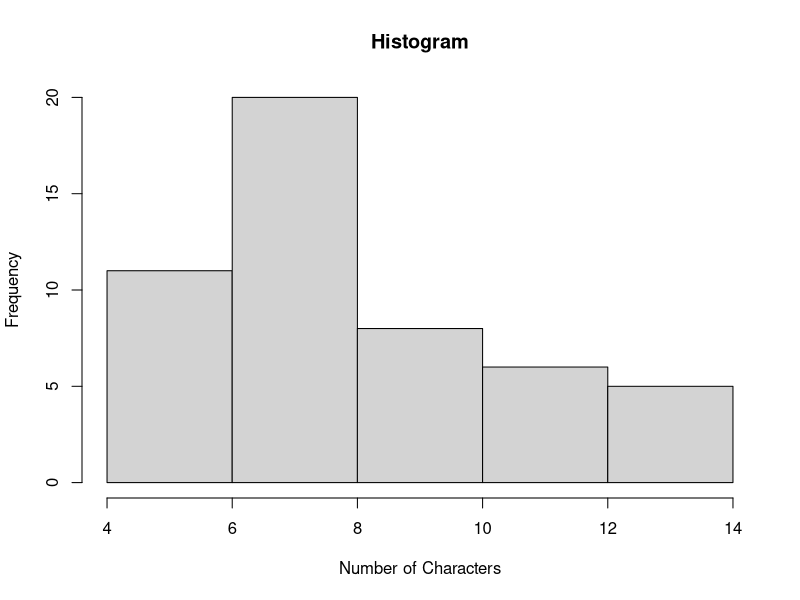

Reproduce this figure in R.
States <- rownames(USArrests)
grep("w",States,value = TRUE)
grep("W",States,value = TRUE)
hist(nchar(States),main = "Histogram",xlab = "Number of Characters")
